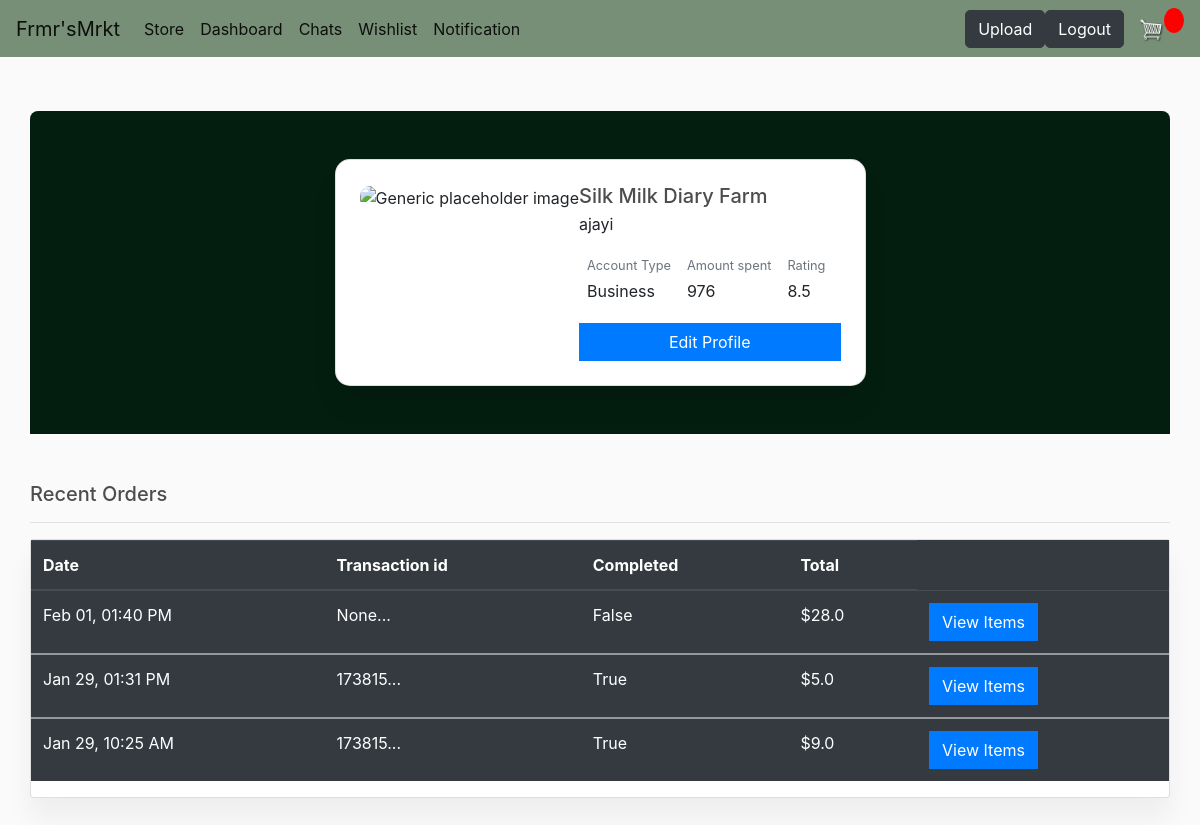
The page /profile/ (signed in) on the database as committed earlier.
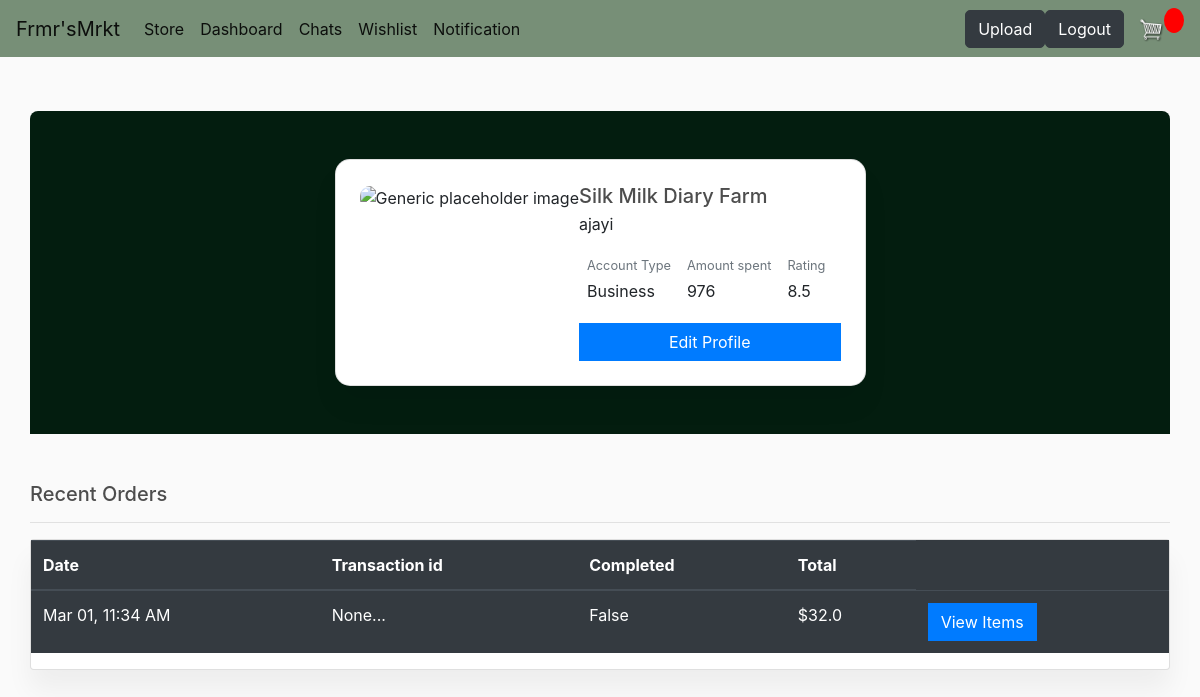
The same page on the database as committed later.
### store/models.py (models this page shows, shortened)
class Order(models.Model):
	customer = models.ForeignKey(Customer, on_delete=models.SET_NULL, null=True, blank=True)
	date_ordered = models.DateTimeField(auto_now_add=True)
	complete = models.BooleanField(default=False)
	transaction_id = models.CharField(max_length=100, null=True)
	def __str__(self):
		return str(self.id)
	@property
	def get_cart_total(self):
		orderitems = self.orderitem_set.all()
		total = sum([item.get_total for item in orderitems])
		return total

class OrderItem(models.Model):
	product = models.ForeignKey(Product, on_delete=models.SET_NULL, null=True)
	order = models.ForeignKey(Order, on_delete=models.SET_NULL, null=True)
	quantity = models.IntegerField(default=0, null=True, blank=True)
	price = models.FloatField(null=False, default=0)
	business = models.ForeignKey(Customer, on_delete=models.SET_NULL, null=True)
	status = models.CharField(default='New', null=True, max_length=20)
	date_added = models.DateTimeField(auto_now_add=True)
	@property
	def get_total(self):
		total = self.product.price * self.quantity
		return total

class Product(models.Model):
    name = models.CharField(max_length=200)
    price = models.FloatField()
    quantity = models.IntegerField(default=10)
    digital = models.BooleanField(default=False,null=True, blank=True)
    image = models.ImageField(null=True, blank=True)
    description = models.TextField(null=True, blank=True)
    owner = models.ForeignKey(Customer, on_delete=models.CASCADE, null=True)
    category = models.CharField(max_length=50, default='Generic')
    date_added = models.DateTimeField(default=datetime.now())
    rating = models.IntegerField(default=1)

### store/views.py (the view)
# urls.py: path('profile/', views.profile, name="profile"),
@login_required(login_url='/login/')
def profile(request):
	orders = Order.objects.filter(customer=request.user.customer).order_by('-date_ordered').all()[:5]
	context = {'orders':orders}
	print(orders)
	return render(request, 'business/profile.html', context)

### store/templates/business/profile.html
{% extends 'store/main.html'%} {% load static %} {% block content %}
<div>
  <section
    class="w-100 px-4 py-5"
    style="background-color: #031d0f; border-radius: 0.5rem 0.5rem 0 0"
  >
    <div class="row d-flex justify-content-center">
      <div class="col col-md-9 col-lg-7 col-xl-6">
        <div class="card" style="border-radius: 15px">
          <div class="card-body p-4">
            <div class="d-flex">
              <div class="flex-shrink-0">
                <img
                  src="https://mdbcdn.b-cdn.net/img/Photos/new-templates/bootstrap-profiles/avatar-1.webp"
                  alt="Generic placeholder image"
                  class="img-fluid"
                  style="width: 180px; border-radius: 10px"
                />
              </div>
              <div class="flex-grow-1 ms-3">
                <h5 class="mb-1">{{ user.customer.name }}</h5>
                <p class="mb-2 pb-1">{{ user.username }}</p>
                <div
                  class="d-flex justify-content-start rounded-3 p-2 mb-2 bg-body-tertiary"
                >
                  <div>
                    <p class="small text-muted mb-1">Account Type</p>
                    <p class="mb-0">{{user.customer.acct_type|capfirst}}</p>
                  </div>
                  <div class="px-3">
                    <p class="small text-muted mb-1">Amount spent</p>
                    <p class="mb-0">976</p>
                  </div>
                  <div>
                    <p class="small text-muted mb-1">Rating</p>
                    <p class="mb-0">8.5</p>
                  </div>
                </div>
                <div class="d-flex pt-1">
                  <button
                    type="button"
                    data-mdb-button-init
                    data-mdb-ripple-init
                    class="btn btn-primary flex-grow-1"
                  >
                    Edit Profile
                  </button>
                </div>
              </div>
            </div>
          </div>
        </div>
      </div>
    </div>
  </section>
  <div class="mt-5">
    <h5>Recent Orders</h5>
    <hr />
    <div class="card">
      <table class="table table-dark table-hover">
        <thead class="thead-dark">
          <tr>
            <th scope="col">Date</th>
            <th scope="col">Transaction id</th>
            <th scope="col">Completed</th>
            <th scope="col">Total</th>
          </tr>
        </thead>
        {% for item in orders %}
        <tbody>
          <tr>
            <td>{{ item.date_ordered|date:"M d, h:i A" }}</td>
            <td>{{ item.transaction_id|slice:":6" }}...</td>
            <td>{{item.complete}}</td>
            <td>${{ item.get_cart_total }}</td>
            <td>
              <a
                class="btn btn-primary add-btn view-items"
                type="button"
                data-id="{{ item.id }}"
                href="{% url 'view_order' item.id%}"
              >
                View Items
              </a>
            </td>
          </tr>
        </tbody>
        {% endfor %}
      </table>
    </div>
  </div>
</div>
{% endblock content %}

Rows that differ between the two databases and show on the page:
removed Order: date_ordered "Feb 01, 01:40 PM", transaction_id "None", complete "False", get_cart_total "28.0"
removed Order: date_ordered "Jan 29, 01:31 PM", transaction_id "173815", complete "True", get_cart_total "5.0"
removed Order: date_ordered "Jan 29, 10:25 AM", transaction_id "173815", complete "True", get_cart_total "9.0"
added Order: date_ordered "Mar 01, 11:34 AM", transaction_id "None", complete "False", get_cart_total "32.0"
